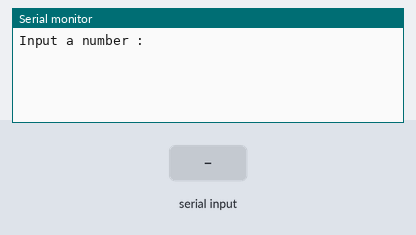
This sketch was run on a simulated Arduino Uno, built with avr-gcc and run on an emulated ATmega328P. Shown: the last lines printed to the serial monitor. The test bench sets the inputs (shaded band).

Above: at 1.2 s.
1.3 s: "90,45\n" received over Serial
At 1.7 s:
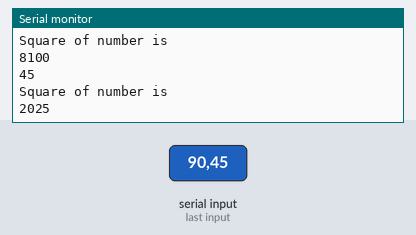
2.8 s: "30,150\n" received over Serial
At 4.9 s:
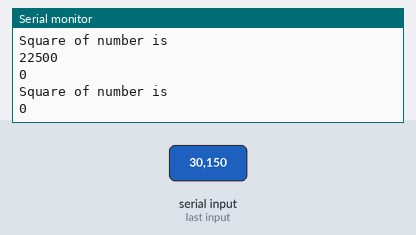
Timing chart, 0 to 6.4 s (numbered marks = the images above; inputs shaded):
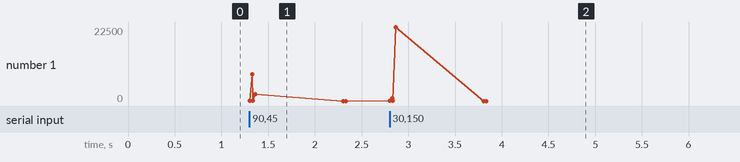

Measured:
- after the input at 1.3 s, the serial monitor: prints a new line at once (image 1)
- after the input at 2.8 s, the serial monitor: prints a new line at once (image 2)

The sketch:

Practical_No_5.ino
```cpp
int inputNumber;
int squaredNumber;

void setup()
{
  Serial.begin(9600);
  Serial.println("Input a number : ");
}

void loop()
{
  if (Serial.available() > 0)
  {
    inputNumber = Serial.parseInt();

    Serial.println(inputNumber);

    squaredNumber = sq(inputNumber);

    Serial.println("Square of number is ");

    Serial.println(squaredNumber);
  }
}
```
